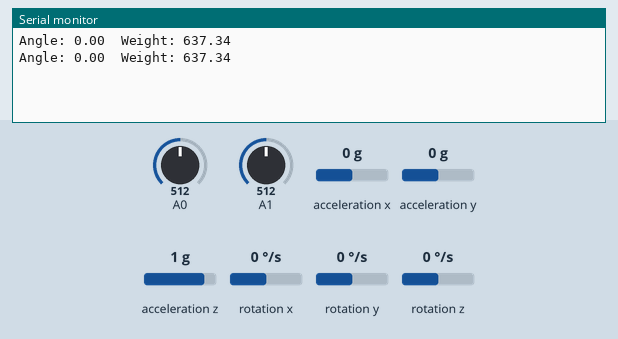
Simulated run of this sketch. Board: Arduino Uno, built with avr-gcc and run on an emulated ATmega328P. Shown: the last lines printed to the serial monitor. The test bench sets the inputs (shaded band); at power-on: rotation z 0 °/s, A0 = 512, A1 = 512, acceleration x 0 g, acceleration y 0 g, acceleration z 1 g, rotation x 0 °/s, rotation y 0 °/s. Storage starts empty.

Above: at 4.2 s.
4.3 s: rotation z set to -192 °/s
At 5.6 s:
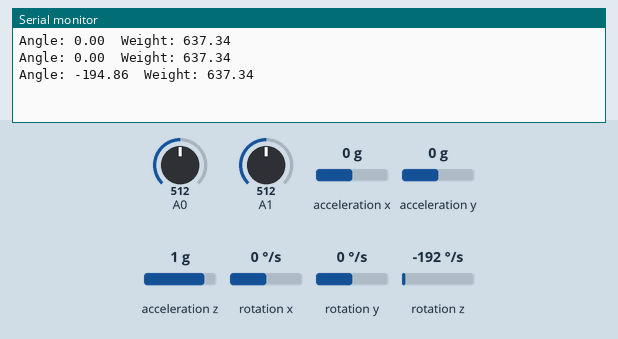
5.8 s: A0 set to 716
At 6.5 s:
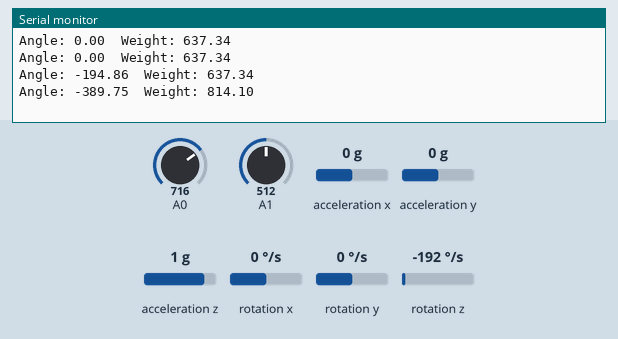
7.3 s: A1 set to 716
At 8.6 s:
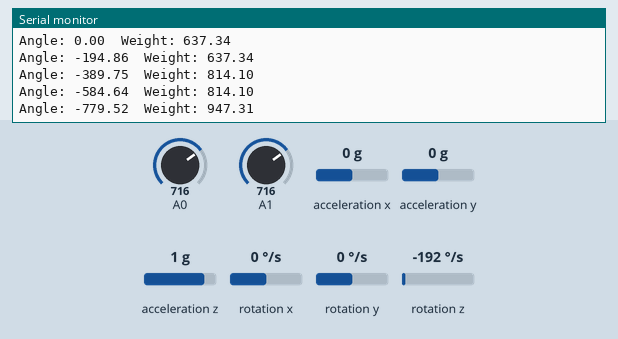
8.8 s: rotation z set to -100 °/s
At 9.9 s:
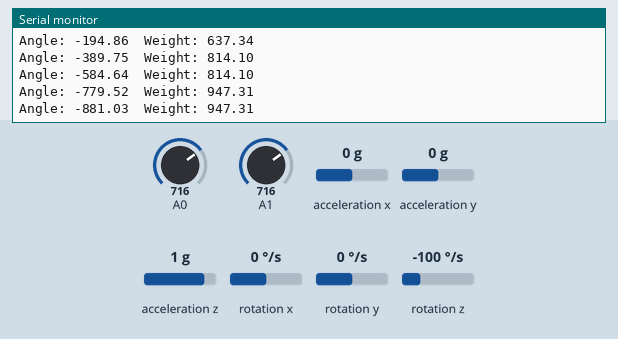
10.3 s: A0 set to 992
At 11.6 s:
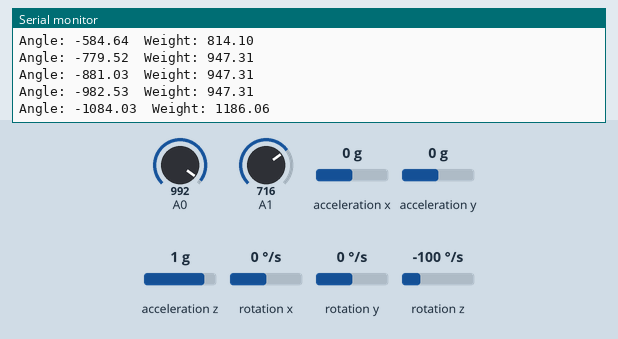
11.8 s: A1 set to 992
At 13.0 s:
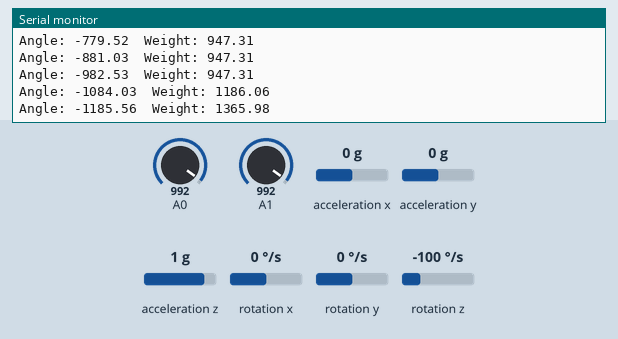
Timing chart, 0 to 14.3 s (numbered marks = the images above; inputs shaded):
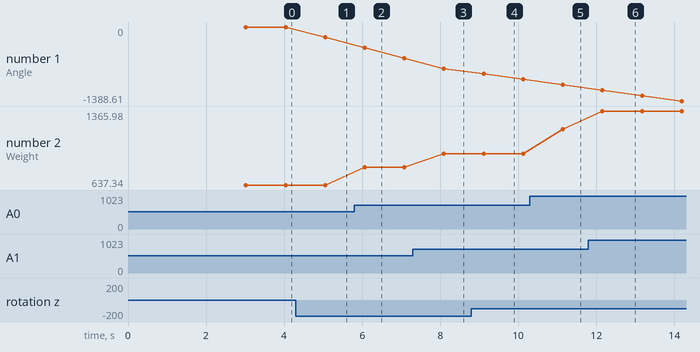

The sketch:

SmartCastArduino.ino
```cpp
#include <SPI.h>
#include <SD.h>
#include <MPU6050_tockn.h>
#include <Wire.h>

const int CS = 10;
MPU6050 mpu6050(Wire);

void setup()
{
  Serial.begin(9600);
  if (!SD.begin(CS)) {
    while (1);
  }
  Wire.begin();
  mpu6050.begin();
  mpu6050.calcGyroOffsets(true);

}


void loop() {
   mpu6050.update();
    Serial.print("Angle: ");
  Serial.print(mpu6050.getAngleZ());

    float ms = millis();
    float s = (ms/1000);
    unsigned int m = s/60;
    unsigned int h = m/60;
    unsigned int d = h/24;


    float FSR1 = analogRead(A0);
    float v1 = (FSR1*5)/1023;
    float vr1 = round(v1*1000);
    float w1 = (vr1 - 450)/5.646;

    float FSR2 = analogRead(A1);
    float v2 = (FSR2*5)/1023;
    float vr2 = round(v2*1000);
    float w2 = (vr2 - 450)/7.492;

    float vf = (v1 + v2);
    float wf = (w1+w2);


    Serial.print("\tWeight: ");
    if ((wf < 0) )
    {

    Serial.println(0.000);
    }
    else
    {
    Serial.println(wf);
    }
    //{
    if ((wf > 5) )
    {
     File TestBat = SD.open("TESTBAT.TXT", FILE_WRITE);
      TestBat.print(s);
      TestBat.print("\tWeight: ");
      TestBat.print(wf);
      TestBat.close();

    }
    else
    {
          File TestBat = SD.open("TESTBAT.TXT", FILE_WRITE);
        TestBat.print(s);
         TestBat.print("\tAngle: ");
        TestBat.println(mpu6050.getAngleZ());
   }

    delay(1000);
    //}
}
```

Measured:
- after the input at 4.3 s, the serial monitor: prints a new line after 0.75 s (image 1)
- after the input at 5.8 s, the serial monitor: prints a new line after 0.27 s (image 2)
- after the input at 7.3 s, the serial monitor: prints a new line after 0.80 s (image 3)
- after the input at 8.8 s, the serial monitor: prints a new line after 0.31 s (image 4)
- after the input at 10.3 s, the serial monitor: prints a new line after 0.84 s (image 5)
- after the input at 11.8 s, the serial monitor: prints a new line after 0.36 s (image 6)
- plotted number 1: 0 → -194.86 after the input at 4.3 s, -779.52 → -982.53 after the input at 8.8 s
- plotted number 2: 637.34 → 814.1 after the input at 5.8 s, 814.1 → 947.31 after the input at 7.3 s, 947.31 → 1186.06 after the input at 10.3 s, 1186.06 → 1365.98 after the input at 11.8 s
